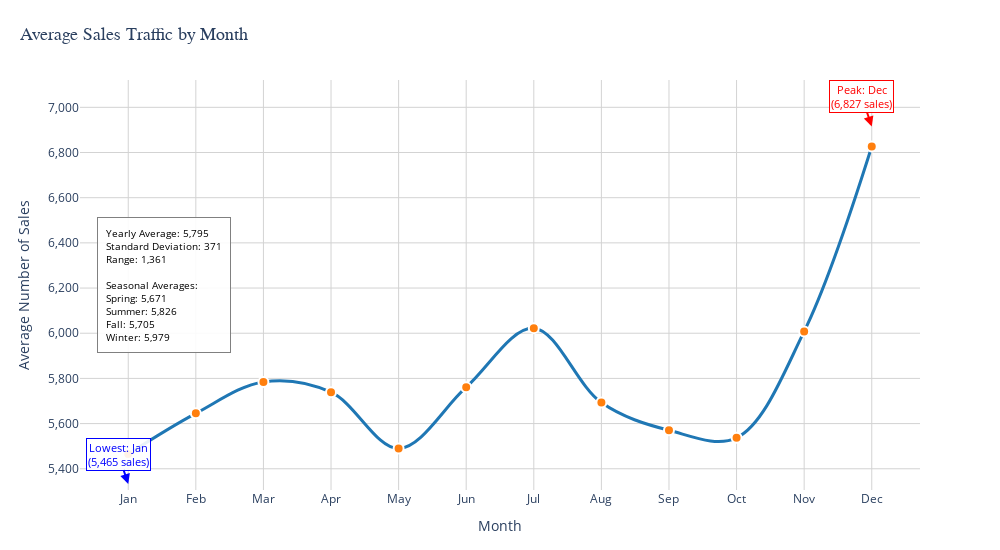

This figure's notebook cell:
### Markdown cell above
## Holiday and Schoolday Impact

### Code cell
# Ensure month is ordered
month_order = ['Jan', 'Feb', 'Mar', 'Apr', 'May', 'Jun','Jul', 'Aug', 'Sep', 'Oct', 'Nov', 'Dec']

# Calculate monthly averages
monthly_grp = df_features.groupby('month', as_index=False)['sales'].mean()
monthly_grp['month'] = pd.Categorical(monthly_grp['month'], categories=month_order, ordered=True)
monthly_grp = monthly_grp.sort_values('month')

# Identify peak and lowest months
peak_row = monthly_grp.loc[monthly_grp['sales'].idxmax()]
lowest_row = monthly_grp.loc[monthly_grp['sales'].idxmin()]
peak_month = peak_row['month']
peak_value = peak_row['sales']
lowest_month = lowest_row['month']
lowest_value = lowest_row['sales']

# Create enhanced line chart
fig = px.line(
    monthly_grp, 
    x='month', 
    y='sales',
    markers=True,
    title='Average Sales Traffic by Month',
    labels={'customers': 'Average Sales', 'month': 'Month'},
    line_shape='spline'  # Smooth curves for better trend visualization
)

# Enhanced styling
fig.update_layout(
    title={
        'text': 'Average Sales Traffic by Month',
        'x': 0.02,
        'xanchor': 'left',
        'y': 0.95,
        'yanchor': 'top',
        'font': {'size': 18, 'family': 'Arial, sans-serif'}
    },
    xaxis_title='Month',
    yaxis_title='Average Number of Sales',
    font=dict(size=12),
    plot_bgcolor='white',
    width=1000,
    height=550,
    margin=dict(t=80, b=60, l=80, r=80),
    xaxis=dict(
        showgrid=True,
        gridwidth=1,
        gridcolor='lightgray'
    ),
    yaxis=dict(
        showgrid=True,
        gridwidth=1,
        gridcolor='lightgray',
        tickformat=','
    )
)

# Improve line and marker styling
fig.update_traces(
    line=dict(width=3, color='#1f77b4'),
    marker=dict(
        size=10,
        color='#ff7f0e',
        line=dict(width=2, color='white')
    )
)

# Annotate peak month
fig.add_annotation(
    x=peak_month, 
    y=peak_value,
    text=f'Peak: {peak_month}<br>({peak_value:,.0f} sales)',
    showarrow=True,
    arrowhead=2,
    arrowsize=1,
    arrowwidth=2,
    arrowcolor='red',
    font=dict(color='red', size=11),
    yshift=20,
    bgcolor="rgba(255,255,255,0.9)",
    bordercolor="red",
    borderwidth=1
)

# Annotate lowest month
fig.add_annotation(
    x=lowest_month, 
    y=lowest_value,
    text=f'Lowest: {lowest_month}<br>({lowest_value:,.0f} sales)',
    showarrow=True,
    arrowhead=2,
    arrowsize=1,
    arrowwidth=2,
    arrowcolor='blue',
    font=dict(color='blue', size=11),
    yshift=-30,
    bgcolor="rgba(255,255,255,0.9)",
    bordercolor="blue",
    borderwidth=1
)

# Add seasonal analysis
spring_months = ['Mar', 'Apr', 'May']
summer_months = ['Jun', 'Jul', 'Aug']
fall_months = ['Sep', 'Oct', 'Nov']
winter_months = ['Dec', 'Jan', 'Feb']

spring_avg = monthly_grp[monthly_grp['month'].isin(spring_months)]['sales'].mean()
summer_avg = monthly_grp[monthly_grp['month'].isin(summer_months)]['sales'].mean()
fall_avg = monthly_grp[monthly_grp['month'].isin(fall_months)]['sales'].mean()
winter_avg = monthly_grp[monthly_grp['month'].isin(winter_months)]['sales'].mean()

# Add summary statistics
yearly_avg = monthly_grp['sales'].mean()
yearly_std = monthly_grp['sales'].std()
range_customers = peak_value - lowest_value

fig.add_annotation(
    text=f"Yearly Average: {yearly_avg:,.0f}<br>" +
         f"Standard Deviation: {yearly_std:,.0f}<br>" +
         f"Range: {range_customers:,.0f}<br><br>" +
         f"Seasonal Averages:<br>" +
         f"Spring: {spring_avg:,.0f}<br>" +
         f"Summer: {summer_avg:,.0f}<br>" +
         f"Fall: {fall_avg:,.0f}<br>" +
         f"Winter: {winter_avg:,.0f}",
    xref="paper", yref="paper",
    x=0.02, y=0.5,  # Middle left side
    xanchor="left", yanchor="middle",
    showarrow=False,
    font=dict(size=10, color="black"),
    align="left",
    bgcolor="rgba(255,255,255,0.9)",
    bordercolor="gray",
    borderwidth=1,
    borderpad=8
)

fig.show()

# Print detailed monthly summary
print("\nMonthly Sales Traffic Summary:")
print("-" * 50)
for _, row in monthly_grp.iterrows():
    month = row['month']
    sales = row['sales']
    percentage_of_peak = (sales / peak_value) * 100
    print(f"{month}: {sales:,.0f} sales ({percentage_of_peak:.1f}% of peak)")

print(f"\nYearly Statistics:")
print(f"Average monthly sales: {yearly_avg:,.0f}")
print(f"Peak month: {peak_month} ({peak_value:,.0f} sales)")
print(f"Lowest month: {lowest_month} ({lowest_value:,.0f} sales)")
print(f"Difference (Peak - Lowest): {range_customers:,.0f} sales")

print(f"\nSeasonal Analysis:")
print(f"Spring (Mar-May): {spring_avg:,.0f} sales")
print(f"Summer (Jun-Aug): {summer_avg:,.0f} sales") 
print(f"Fall (Sep-Nov): {fall_avg:,.0f} sales")
print(f"Winter (Dec-Feb): {winter_avg:,.0f} sales")

### Figure 1 — Plotly figure (JSON) as saved in the notebook; plotly's stock layout.template omitted (floating-point values rounded to 4 significant figures)
{"data": [{"hovertemplate": "Month=%{x}<br>sales=%{y}<extra></extra>", "legendgroup": "", "line": {"color": "#1f77b4", "dash": "solid", "shape": "spline", "width": 3}, "marker": {"color": "#ff7f0e", "line": {"color": "white", "width": 2}, "size": 10, "symbol": "circle"}, "mode": "lines+markers", "name": "", "orientation": "v", "showlegend": false, "type": "scatter", "x": ["Jan", "Feb", "Mar", "Apr", "May", "Jun", "Jul", "Aug", "Sep", "Oct", "Nov", "Dec"], "xaxis": "x", "y": [5465.0, 5645.0, 5785.0, 5739.0, 5490.0, 5761.0, 6023.0, 5693.0, 5570.0, 5537.0, 6008.0, 6827.0], "yaxis": "y"}], "layout": {"annotations": [{"arrowcolor": "red", "arrowhead": 2, "arrowsize": 1, "arrowwidth": 2, "bgcolor": "rgba(255,255,255,0.9)", "bordercolor": "red", "borderwidth": 1, "font": {"color": "red", "size": 11}, "showarrow": true, "text": "Peak: Dec<br>(6,827 sales)", "x": "Dec", "y": 6827.0, "yshift": 20}, {"arrowcolor": "blue", "arrowhead": 2, "arrowsize": 1, "arrowwidth": 2, "bgcolor": "rgba(255,255,255,0.9)", "bordercolor": "blue", "borderwidth": 1, "font": {"color": "blue", "size": 11}, "showarrow": true, "text": "Lowest: Jan<br>(5,465 sales)", "x": "Jan", "y": 5465.0, "yshift": -30}, {"align": "left", "bgcolor": "rgba(255,255,255,0.9)", "bordercolor": "gray", "borderpad": 8, "borderwidth": 1, "font": {"color": "black", "size": 10}, "showarrow": false, "text": "Yearly Average: 5,795<br>Standard Deviation: 371<br>Range: 1,361<br><br>Seasonal Averages:<br>Spring: 5,671<br>Summer: 5,826<br>Fall: 5,705<br>Winter: 5,979", "x": 0.02, "xanchor": "left", "xref": "paper", "y": 0.5, "yanchor": "middle", "yref": "paper"}], "font": {"size": 12}, "height": 550, "legend": {"tracegroupgap": 0}, "margin": {"b": 60, "l": 80, "r": 80, "t": 80}, "plot_bgcolor": "white", "title": {"font": {"family": "Arial, sans-serif", "size": 18}, "text": "Average Sales Traffic by Month", "x": 0.02, "xanchor": "left", "y": 0.95, "yanchor": "top"}, "width": 1000, "xaxis": {"anchor": "y", "domain": [0, 1], "gridcolor": "lightgray", "gridwidth": 1, "showgrid": true, "title": {"text": "Month"}}, "yaxis": {"anchor": "x", "domain": [0, 1], "gridcolor": "lightgray", "gridwidth": 1, "showgrid": true, "tickformat": ",", "title": {"text": "Average Number of Sales"}}}}
